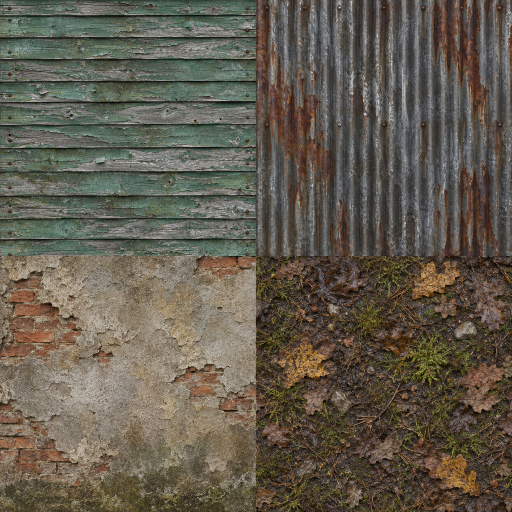
#> input picture razlom-zona/tools/sources/zalesye_surfaces.jpg, 1024 x 1024 px (shown at 1/2 size)
$ python road_surface.py
#> lines starting #> are read from the running program, lines starting #| are printed output that depends on the picture; after the words box and inside, x2 and y2 are one past the last pixel; in counts of white or black regions, pixels touching at a corner belong together
"""Generate one continuous pixel surface with embedded puddle coverage in alpha."""
from pathlib import Path
import numpy as np
from PIL import Image
from scipy.ndimage import gaussian_filter
rng=np.random.default_rng(739)
h,w=1536,320
y,x=np.mgrid[0:h,0:w]
def field(s):
    f=gaussian_filter(rng.normal(size=(h,w)),s,mode='reflect')
    return (f-f.mean())/f.std()
wide=field((24,10));grit=field((1.6,1.2));rough=field((5,3));grain=rng.normal(size=(h,w))
bend=5*np.sin(y/155)+3*np.sin(y/42)
ruts=np.minimum(abs(x-119-bend),abs(x-194-bend))
edge=np.minimum(x,w-x)
grass=np.clip((73-edge+12*wide+4*rough)/24,0,1)
rut=np.exp(-(ruts/(10+3*np.sin(y/34)))**2)
tread=np.where(((y+(x%10)*.5)%17)<3.5,1,0)*rut
stone=(grit>1.06)*np.maximum(grit-.65,0)*20
dirt=wide*4+rough*4+grain*4+stone-6*tread
ground=np.array([76,69,61])+dirt[...,None]*[1,.93,.85]
leaves=np.array([67,63,43])+(rough*8+grit*9+grain*5)[...,None]
rgb=ground*(1-grass[...,None])+leaves*grass[...,None]
swatch=Image.open(Path(__file__).parent/'sources/zalesye_surfaces.jpg').crop((512,512,1024,1024)).resize((256,256),Image.Resampling.LANCZOS)
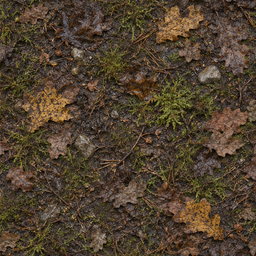
#> swatch: PIL image 256x256 RGB; mean R, G, B 80.6, 65.5, 47.6
detail=np.asarray(swatch)[y%256,x%256,:].astype(float)
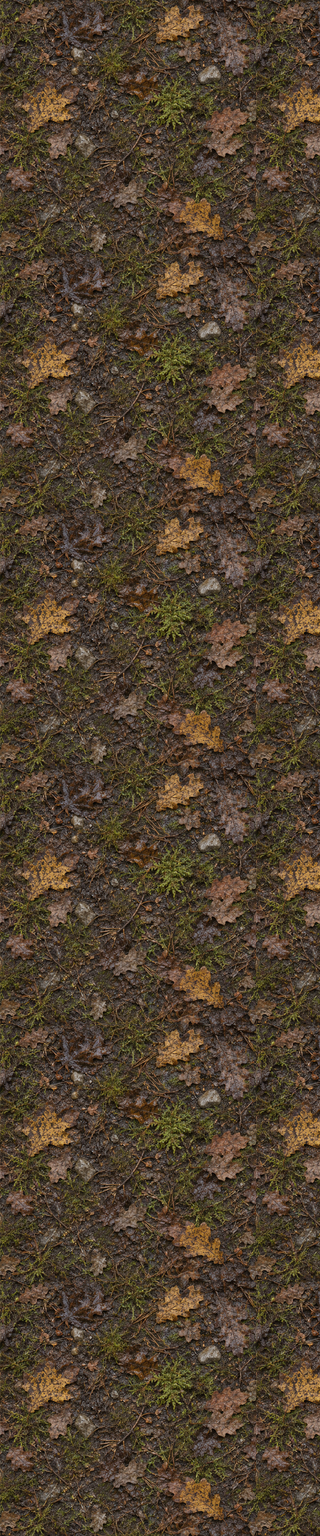
#> detail: shape (1536, 320, 3) float64; mean R, G, B 80.5, 65.4, 47.3
rgb=rgb*.47+detail*(.38+.19*grass[...,None])
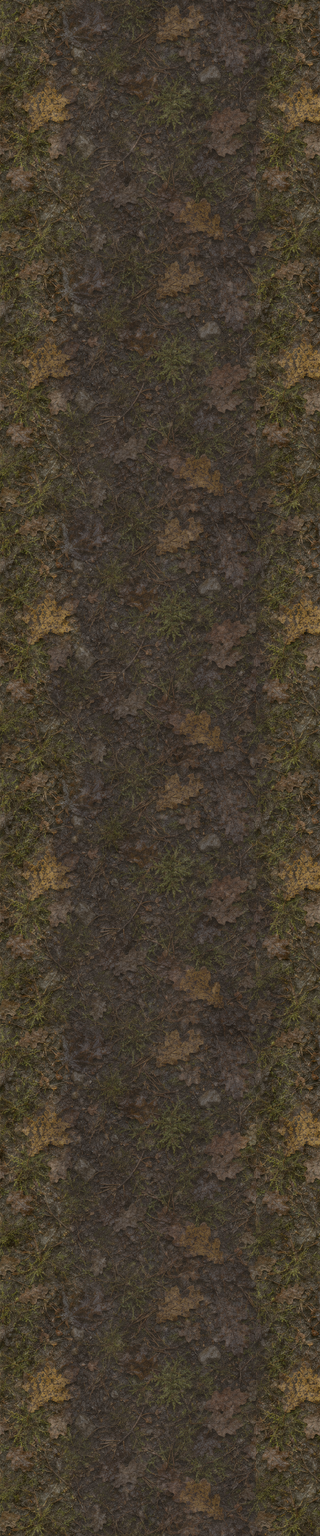
#> rgb: shape (1536, 320, 3) float64; mean R, G, B 71.1, 61.5, 47.3
basin=np.exp(-((x-159-bend)/63)**2)*(.47+.24*np.sin(y/76)+.16*rough)
wet=np.clip((rut*.64+basin+.28*wide+.1*rough+.035*grit-.64)*5.2,0,1)
swatch.save(Path(__file__).resolve().parents[1]/'assets/village/leaf_litter.jpg', quality=90)
rgb*=(1-wet[...,None]*.40)
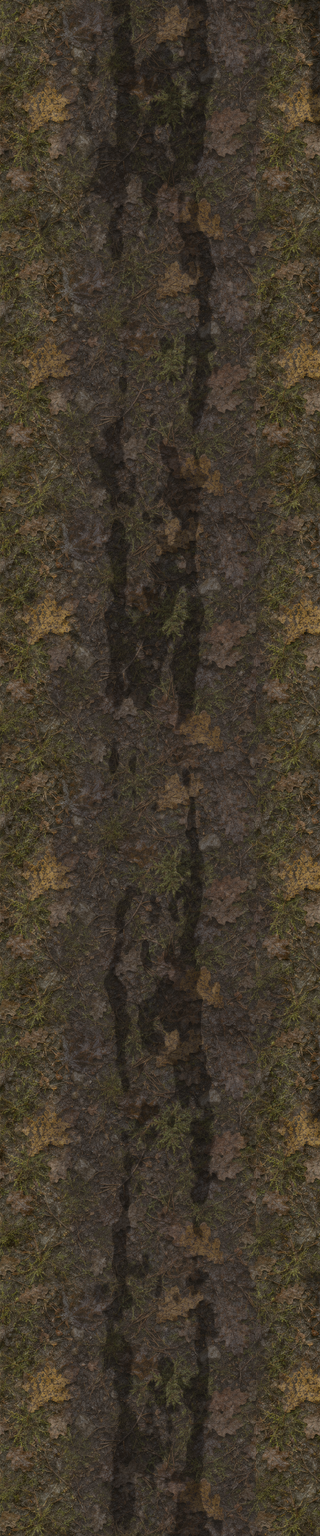
#> rgb: shape (1536, 320, 3) float64; 18.36% of pixels changed, all inside (x1, y1, x2, y2) = (0, 0, 320, 1536)
rgba=np.dstack([np.clip(rgb,0,255),wet*255]).astype('uint8')
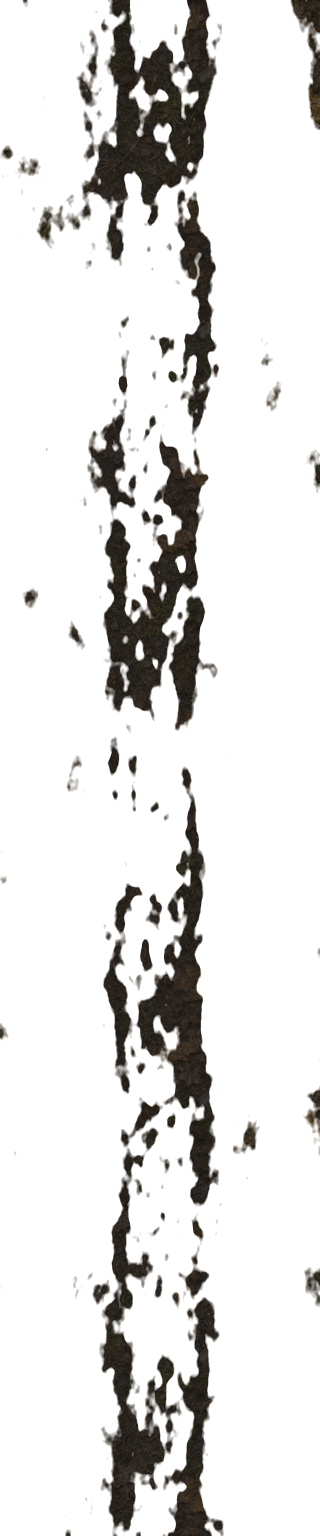
#> rgba: shape (1536, 320, 4); mean R, G, B, A 66.5, 57.4, 44, 37; transparent parts drawn white
Image.fromarray(rgba).save(Path(__file__).resolve().parents[1]/'assets/village/road.png')
